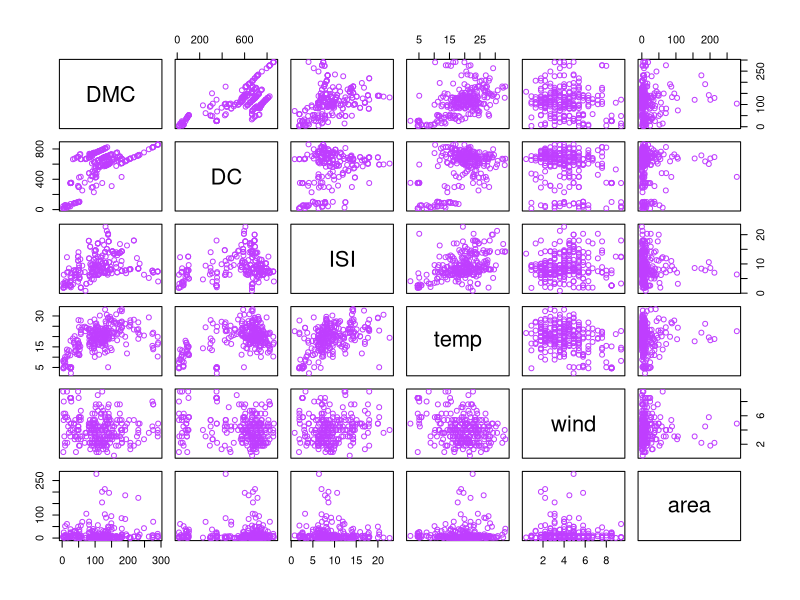
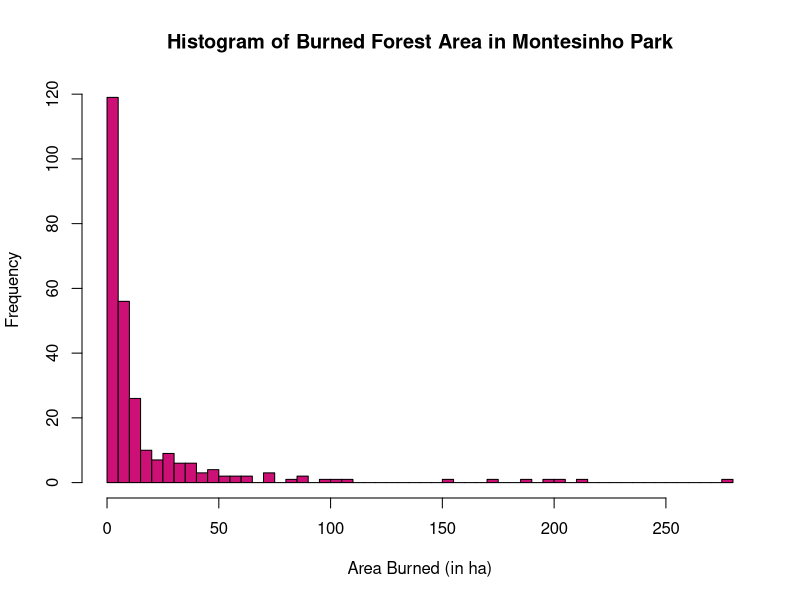
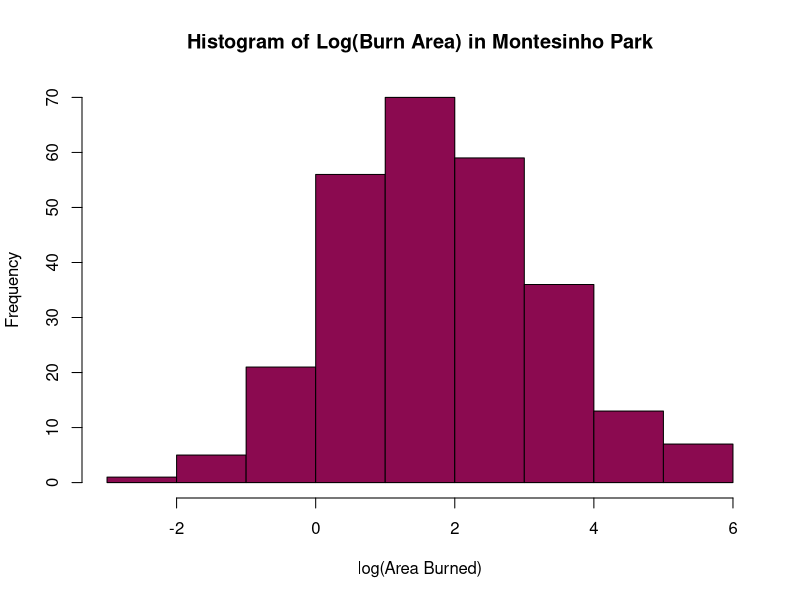
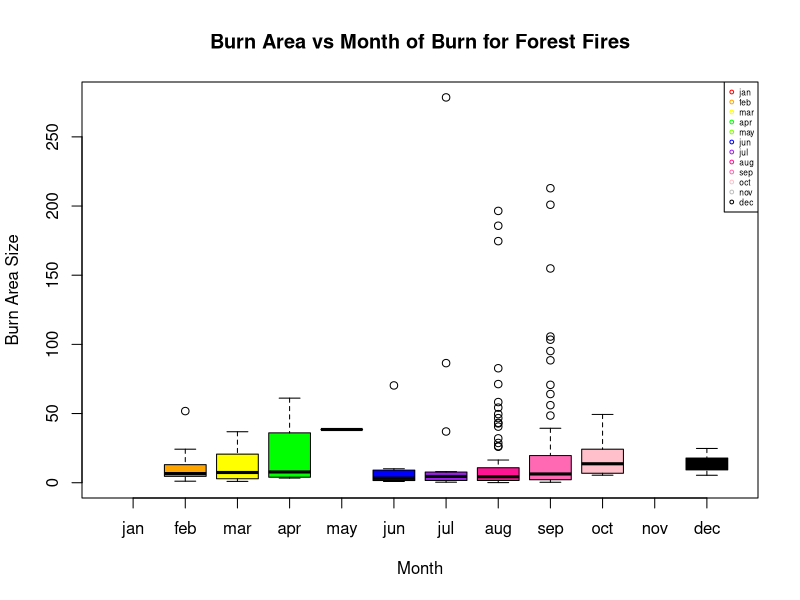
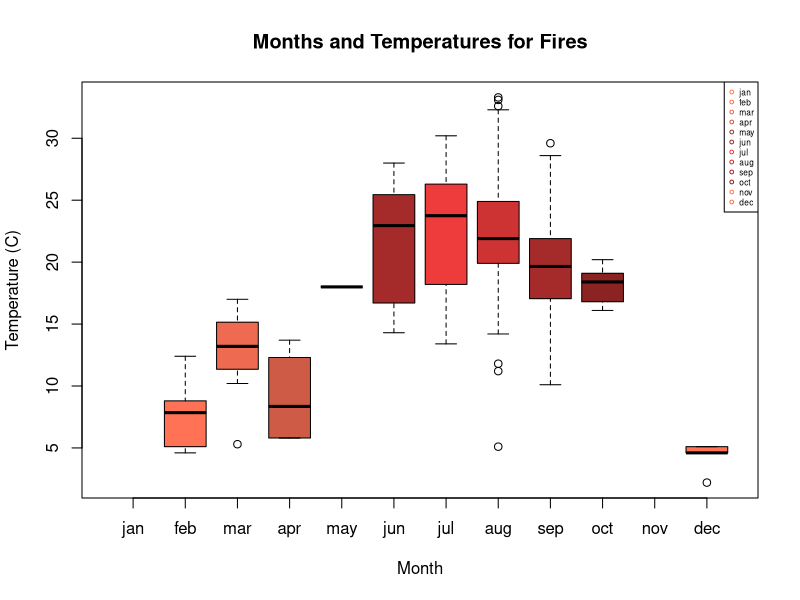
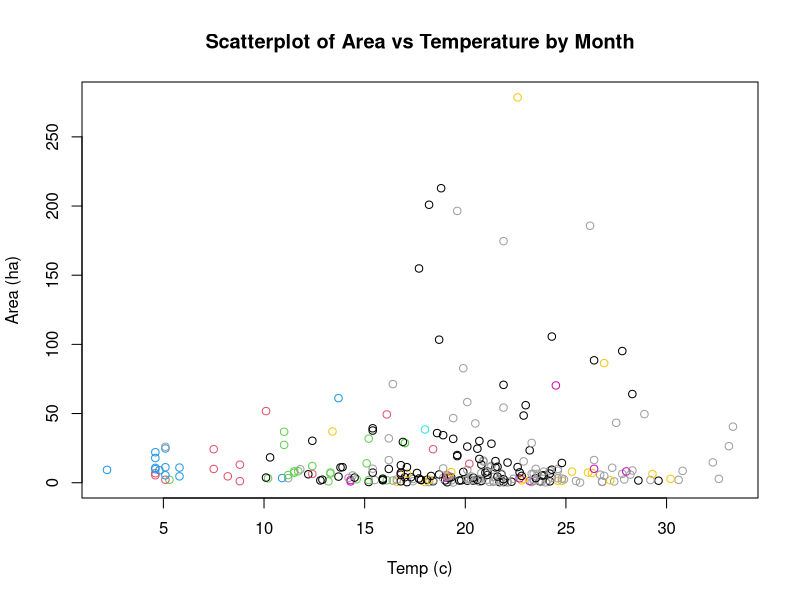
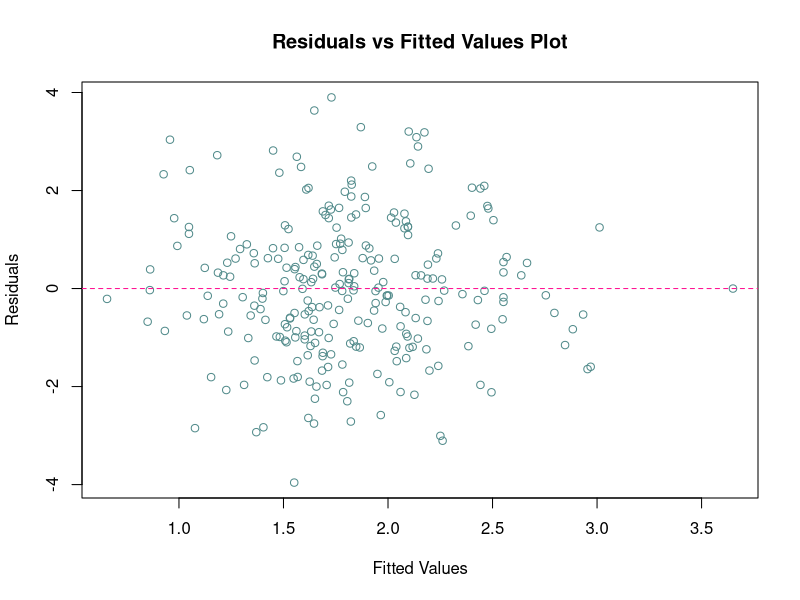
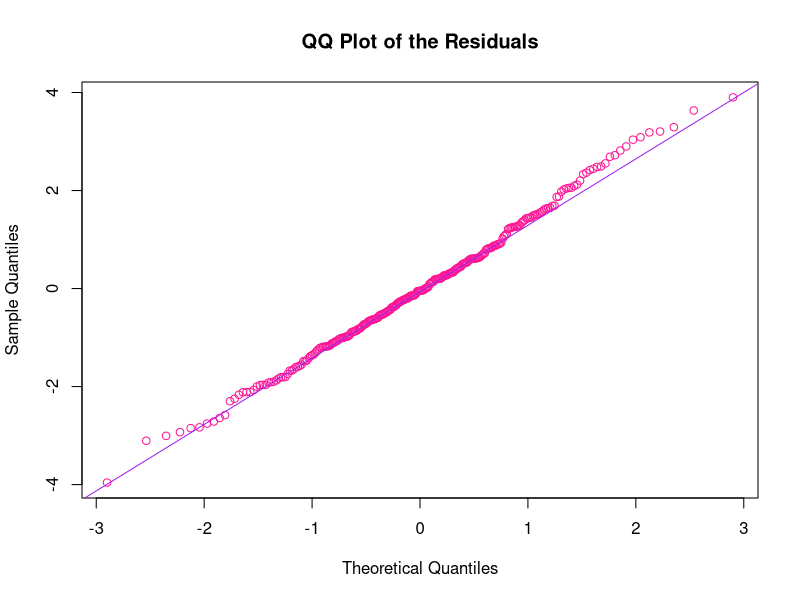

These charts were generated, in order, by the following R code:
## ---- chunk 1
knitr::opts_chunk$set(echo = TRUE)
## ---- chunk 2
# Load any packages you may need here
library(car)
library(emmeans)
## ---- chunk 3
# Save this template file in your final project's RStudio Project 
# Edit this code chunk to read in your data
fires <- read.csv("forestfires.csv")
fires$month <- as.factor(fires$month)
str(fires)
## ---- chunk 4
fires <- na.omit(fires)
head(fires)
fires <- fires[, c(3,5:13)]
head(fires)
fires$month <- factor(fires$month, levels = c("jan", "feb", "mar", "apr", "may", "jun", "jul", "aug", "sep", "oct", "nov", "dec"))
## ---- chunk 5
summary(fires[2:10])
## ---- chunk 6
plot( ~ DMC + DC + ISI + temp + wind + area, data = fires,
      col = "darkorchid1")
## ---- chunk 7
hist(fires$area,
     xlab = "Area Burned (in ha)",
     main = "Histogram of Burned Forest Area in Montesinho Park",
     col = "deeppink3",
     breaks = 50)

hist(log(fires$area),
     xlab = "log(Area Burned)",
     main = "Histogram of Log(Burn Area) in Montesinho Park",
     col = "deeppink4")
## ---- chunk 8
lm_fires <- lm(log(area) ~ ISI + DC + DMC + wind + temp + month, data = fires)
summary(lm_fires)
## ---- chunk 9
vif(lm_fires)
#multicollinearity secondary test
#summary(lm(ISI ~ DC + DMC + wind + temp, data = fires))$r.squared
#summary(lm(DC ~ ISI + DMC + wind + temp, data = fires))$r.squared
#summary(lm(DMC ~ DC + ISI + wind + temp, data = fires))$r.squared
#summary(lm(wind ~ DC + DMC + ISI + temp, data = fires))$r.squared
#summary(lm(temp ~ DC + DMC + wind + ISI, data = fires))$r.squared
## ---- chunk 10
# Include as many "figures" (model summaries, diagnostic plots, scatterplots by color, histograms, etc.) as necessary! But only include plots/output that you specifically reference in your report. 

# Each code chunk should have the argument `echo = FALSE` so that the code does not show up in the knitted file

# Each figure should be separated by three astersisks (***) 

# Each figure should be labeled using four hashtags (####) 

# If you have any questions, please don't hesitate to ask! This is worth a good chunk of points!

## ---- chunk 11
plot(area ~ month, data = fires,
     xlab = "Month",
     ylab = "Burn Area Size",
     main = "Burn Area vs Month of Burn for Forest Fires",
     col = c("red", "orange", "yellow", "green", "chartreuse", "blue", "purple", "deeppink", "hotpink", "pink", "grey", "black"))

legend("topright",
       legend = levels(fires$month),
       col = c("red", "orange", "yellow", "green", "chartreuse", "blue", "purple", "deeppink", "hotpink", "pink", "grey", "black"),
       pch = 1,
       cex = 0.50)
## ---- chunk 12
lm_nomonth <- lm(log(area) ~ ISI + DC + DMC + wind + temp, data = fires)
summary(lm_nomonth)
lm_month <- lm(log(area) ~ ISI + DC + DMC + wind + temp + month, data = fires)
summary(lm_month)
## ---- chunk 13
plot(fires$month, fires$temp,
     xlab = "Month",
     ylab = "Temperature (C)",
     main = "Months and Temperatures for Fires",
     col = c("coral", "coral1", "coral2", "coral3", "coral4", "brown", "brown2", "brown3", "brown", "brown4"))

legend("topright",
       legend = levels(fires$month),
       col = c("coral", "coral1", "coral2", "coral3", "coral4", "brown", "brown2", "brown3", "brown", "brown4"),
       pch = 1,
       cex = 0.50)

## ---- chunk 14
lm_nointeraction <- lm(log(area) ~ ISI + DC + DMC + wind + temp + month, data = fires)
lm_interaction <- lm(log(area) ~ ISI + DC + DMC + wind + temp*month, data = fires)

summary(lm_nointeraction)
summary(lm_interaction)

AIC(lm_nointeraction)
AIC(lm_interaction)

## ---- chunk 15
plot(area ~ temp,
     data = fires,
     col = month,
     xlab = "Temp (c)",
     ylab = "Area (ha)",
     main = "Scatterplot of Area vs Temperature by Month")
## ---- chunk 16
plot(lm_fires$fitted.values, lm_fires$residuals,
     xlab = "Fitted Values",
     ylab = "Residuals",
     main = "Residuals vs Fitted Values Plot",
     col = "darkslategray4")
abline(h = 0, lty = 2, col = "deeppink")
## ---- chunk 17
qqnorm(lm_fires$residuals, main = "QQ Plot of the Residuals", col = "deeppink")
qqline(lm_fires$residuals, col = "purple")
